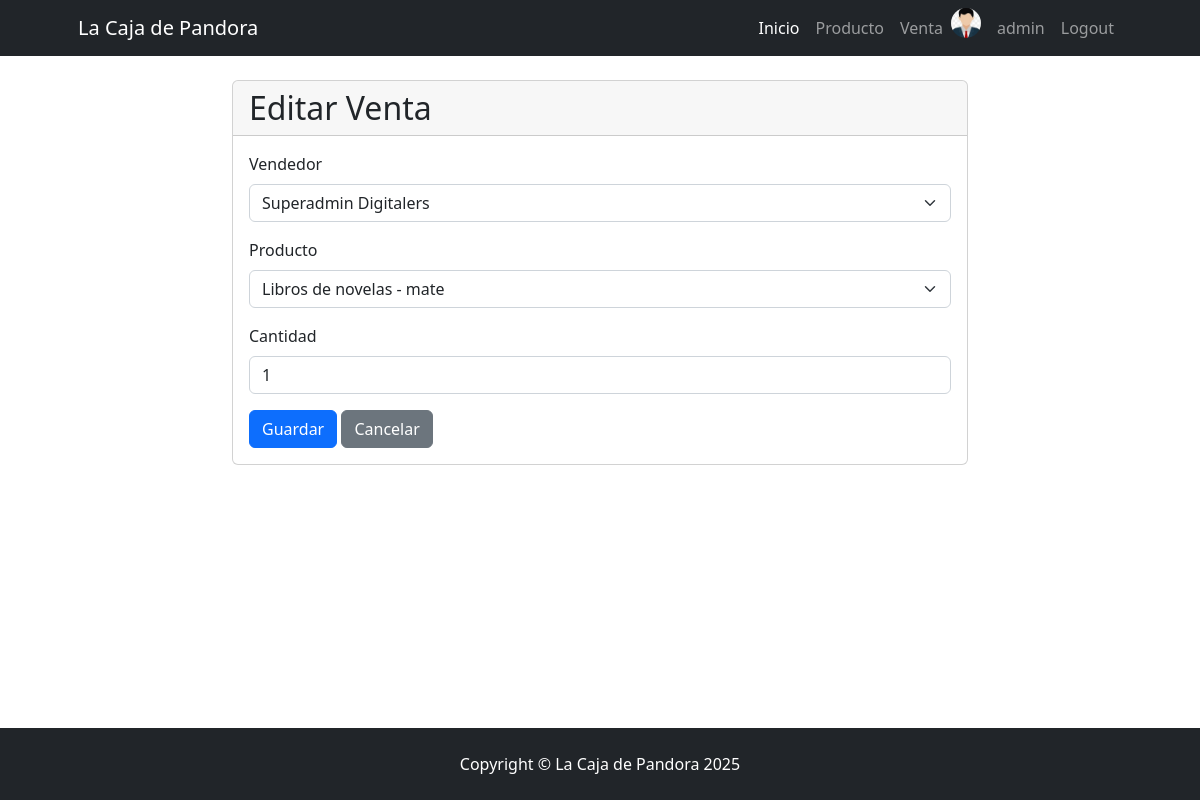
The app's page /venta/venta/update/3 (signed in) with its own data.
### venta/models.py (models this page shows)
class Vendedor(models.Model):
    usuario = models.OneToOneField(User, on_delete=models.CASCADE, related_name="vendedor")
    celular = models.CharField(max_length=50)
    avatar = models.ImageField(upload_to="avatares", blank=True, null=True)
    def __str__(self):
        return self.usuario.get_full_name()

### producto/models.py (models this page shows, shortened)
class Producto(models.Model):
    categoria = models.ForeignKey(
        Categoria,
        on_delete=models.SET_NULL,
        related_name="categoria",
        null=True,
        blank=True,
    )
    nombre = models.CharField(max_length=200, db_index=True)
    descripcion = models.TextField(null=True, blank=True)
    precio = models.DecimalField(max_digits=10, decimal_places=2)
    stock = models.PositiveIntegerField(default=0)
    disponible = models.BooleanField(default=True)
    creado = models.DateTimeField(auto_now_add=True, editable=False)
    actualizado = models.DateTimeField(auto_now=True, editable=False)
    def __str__(self):
        if self.categoria:
            return f"{self.categoria} - {self.nombre}"
        return self.nombre
    class Meta:
        ordering = ["categoria", "nombre"]
        verbose_name = "Producto"
        verbose_name_plural = "Productos"

class Categoria(models.Model):
    nombre = models.CharField(max_length=200, unique=True)
    descripcion = models.TextField(verbose_name="descripción", null=True, blank=True)
    def __str__(self):
        return self.nombre
    class Meta:
        ordering = ["nombre"]
        verbose_name = "Categoría de Producto"
        verbose_name_plural = "Categorías de Productos"

### venta/views.py (the view)
# urls.py: path("venta/update/<int:pk>", VentaUpdate.as_view(), name="venta_update"),
class VentaUpdate(UpdateView):
    model = Venta
    form_class = VentaForm
    success_url = reverse_lazy("venta:venta_list")

### venta/forms.py
class VentaForm(forms.ModelForm):
    class Meta:
        model = Venta
        fields = ["vendedor", "producto", "cantidad"]

### venta/templates/venta/venta_form.html (shortened to what this page needs)
{% extends 'core/base.html' %}
{% block content %}
    <div class="row justify-content-center">
        <div class="col-md-8">
            <div class="card">
                <div class="card-header">
                    <h2 class="mb-0">{% if form.instance.pk %}Editar Venta{% else %}Crear Nueva Venta{% endif %}</h2>
                </div>
                <div class="card-body">
                    <form method="post" novalidate>
                        <div class="mb-3">
                            <label for="{{ form.vendedor.id_for_label }}" class="form-label">{{ form.vendedor.label }}</label>
                            <select name="{{ form.vendedor.name }}" id="{{ form.vendedor.id_for_label }}" class="form-select {% if form.vendedor.errors %}is-invalid{% endif %}">
                                {% for value, text in form.vendedor.field.choices %}
                                    <option value="{{ value }}" {% if form.vendedor.value|stringformat:"s" == value|stringformat:"s" %}selected{% endif %}>{{ text }}</option>
                                {% endfor %}
                            </select>
                        </div>
                        <div class="mb-3">
                            <label for="{{ form.producto.id_for_label }}" class="form-label">{{ form.producto.label }}</label>
                            <select name="{{ form.producto.name }}" id="{{ form.producto.id_for_label }}" class="form-select {% if form.producto.errors %}is-invalid{% endif %}">
                                {% for value, text in form.producto.field.choices %}
                                    <option value="{{ value }}" {% if form.producto.value|stringformat:"s" == value|stringformat:"s" %}selected{% endif %}>{{ text }}</option>
                                {% endfor %}
                            </select>
                        </div>
                        <div class="mb-3">
                            <label for="{{ form.cantidad.id_for_label }}" class="form-label">{{ form.cantidad.label }}</label>
                            <input type="number" name="{{ form.cantidad.name }}" id="{{ form.cantidad.id_for_label }}" class="form-control {% if form.cantidad.errors %}is-invalid{% endif %}" value="{{ form.cantidad.value|default:'' }}">
                        </div>
                        <button type="submit" class="btn btn-primary">Guardar</button>
                        <a href="{% url 'venta:venta_list' %}" class="btn btn-secondary">Cancelar</a>
                    </form>
                </div>
            </div>
        </div>
    </div>
{% endblock content %}

### templates/navbar.html (shortened to what this page needs)
<nav class="navbar navbar-expand-lg navbar-dark bg-dark">
    <div class="container px-5">
        <a class="navbar-brand" href="{% url 'core:index' %}">La Caja de Pandora</a>
        <div class="collapse navbar-collapse" id="navbarSupportedContent">
            <ul class="navbar-nav ms-auto mb-2 mb-lg-0">
                <li class="nav-item"><a class="nav-link active" aria-current="page" href="{% url 'core:index' %}">Inicio</a></li>
                {% if user.is_authenticated %}
                    <li class="nav-item"><a class="nav-link" href="{% url 'producto:index' %}">Producto</a></li>
                    <li class="nav-item"><a class="nav-link" href="{% url 'venta:index' %}">Venta</a></li>
                    {% if user.vendedor.avatar %}
                        <img src="{{ user.vendedor.avatar.url }}" alt="avatar" class="rounded-circle me-2" style="height: 30px; width: 30px; object-fit: cover;">
                    {% else %}
                        <i class="bi bi-person-circle fs-4 me-2">😊</i>
                    {% endif %}
                    <li class="nav-item"><a class="nav-link" href="{% url 'core:profile' %}">{{ user.username }}</a></li>
                    <form action="{% url 'core:logout' %}" method="post">
                        <li class="nav-item"><button class="nav-link" type="submit">Logout</button></li>
                    </form>
                {% else %}
                    <li class="nav-item"><a class="nav-link" href="{% url 'core:login' %}">Login</a></li>
                    <li class="nav-item"><a class="nav-link" href="{% url 'core:register' %}">Registrarse</a></li>
                {% endif %}
            </ul>
        </div>
    </div>
</nav>

### records on screen
Vendedor: vendedor "Superadmin Digitalers"
Producto: producto "Libros de novelas - mate"

### other values on screen
{{ user.username }} "admin"
